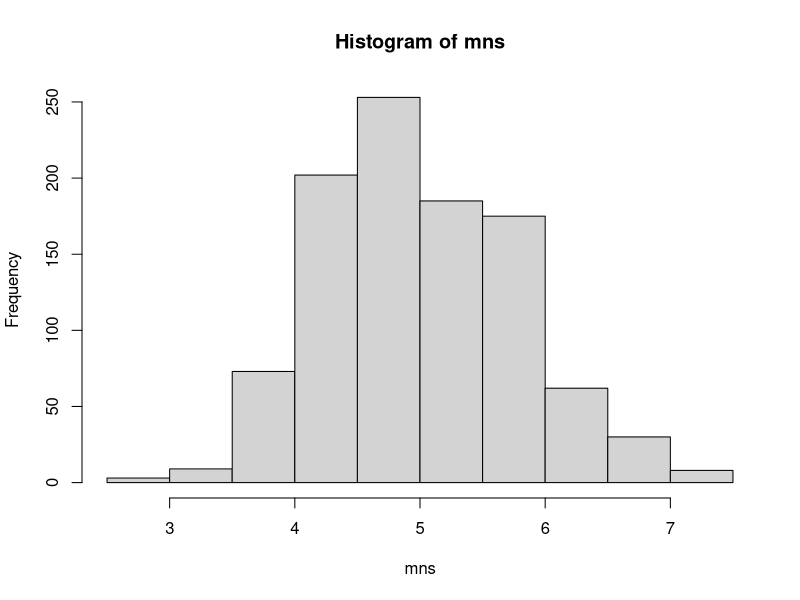
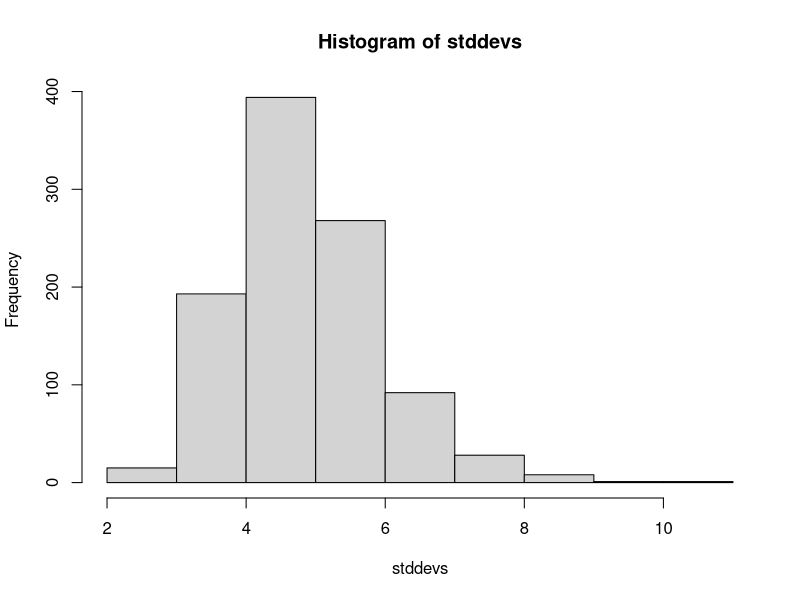
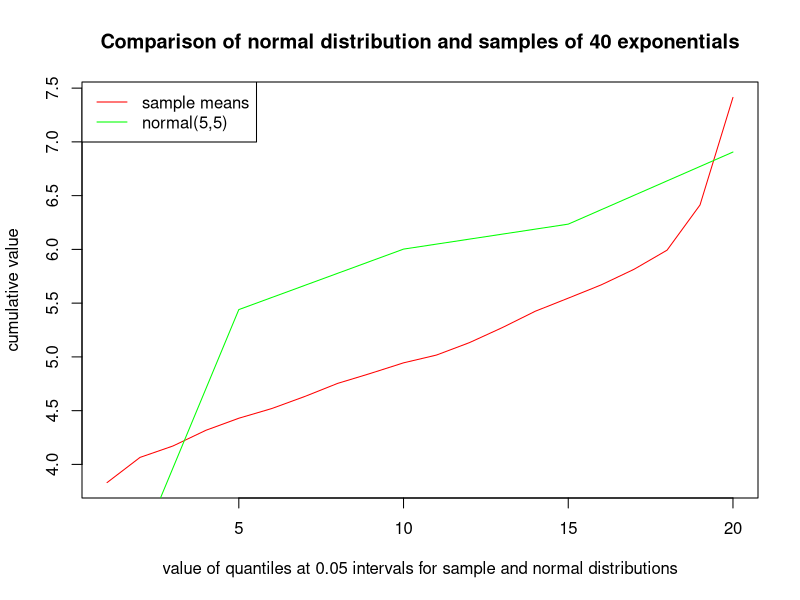

Source code (R) for these figures, in order:
## ---- chunk 1
mns <- sapply(1:1000, function(i) { mean(rexp(40, 0.2))})
stddevs <- sapply(1:1000, function(i) { sd(rexp(40, 0.2))})
smplMean <- mean(mns)
smplStdDev <- mean(stddevs)

delta <- abs(5.0 - smplMean)
deltaVar <- abs(5.0 - smplStdDev)
## ---- chunk 2
summary(mns)
## sample variance
sd(mns)
## theoretical variance
5*5/40
## ---- chunk 3
hist(mns)
## ---- chunk 4
summary(stddevs)
sd(stddevs)
## ---- chunk 5
hist(stddevs)

## ---- chunk 6
d1 <- quantile(mns, seq(from = 0.05, to = 1.0, by = 0.05))
d2 <- quantile(rnorm(5.0,5.0), seq(from = 0.05, to = 1.0, by = 0.05))
## ---- chunk 7
d2 - d1
## ---- chunk 8
plot(1:length(d1), d1, type = "l", col="red", ylab = "cumulative value",  xlab = "value of quantiles at 0.05 intervals for sample and normal distributions", main = "Comparison of normal distribution and samples of 40 exponentials" )
lines(1:length(d2), d2, type = "l", col = "green")
legend("topleft", c("sample means","normal(5,5)"), col = c("red","green"), lty = 1)

